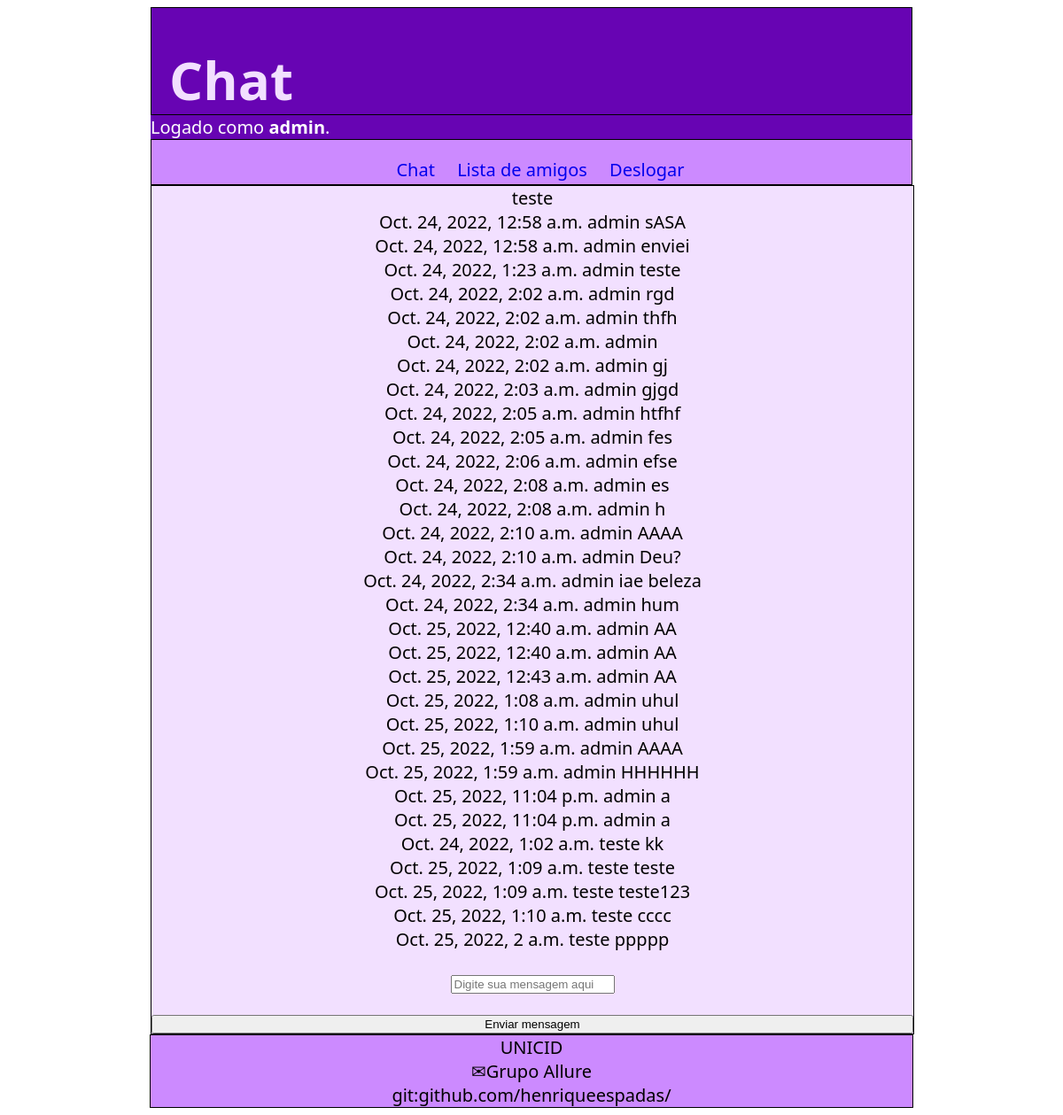
Screenshot of /chat_page/1 (signed in) with the database file from the repository.
### chat_app/models.py (models this page shows)
class User(AbstractUser):
    pass

class Message(models.Model):
    user = models.ForeignKey(
        User, blank=False, on_delete=models.CASCADE, related_name="msg_send"
    )
    receiver = models.ForeignKey(
        User, blank=False, on_delete=models.CASCADE, related_name="msg_receiver"
    )
    message = models.TextField(max_length=100)
    date_time = models.DateTimeField(default=now, editable=False)

### chat_app/views.py (the view)
# urls.py: path("chat_page/<int:userid>", views.chat_page, name="chat_page"),
def chat_page(request, userid):
    receiver = User.objects.get(pk=userid, is_active=True)
    messages = Message.objects.filter(
        Q(user=request.user, receiver=receiver) | Q(user=receiver, receiver=request.user))
    return render(
        request,
        "chat_page.html",
        {
            "receiver": receiver,
            "messages": messages,
        },
    )

### chat_app/templates/chat_page.html (shortened to what this page needs)
{% extends "layout.html" %}
{% block body %}
    <div id="principal">
        <div id = "chat">
            <div id = "chat-box-field">
                <a class="title">{{receiver.username}}</a><br>
                <div id="atualizar">
                    {% for message in messages %}
                        <div class="chat-box" data-id="{{message.id}}">
                            <div>
                                {{ message.date_time }} {{ message.user }} {{ message.message }}
                           </div>
                        </div>
                    {% endfor %}
                </div>
                <form method="post" action = "{% url 'message' %}">
                    <label>
                        <input name= "message" placeholder = "Digite sua mensagem aqui" type = "text">
                    </label>
                    <button class="btn btn-outline-primary" type = "submit" name = "user_id" value = "{{ receiver.id }}">Enviar mensagem</button>
                </form>
            </div>
        </div>
    </div>
{% endblock %}

### chat_app/templates/layout.html (shortened to what this page needs)
{% load static %}
<!DOCTYPE html>
<html lang="en">
    <head>
        <link href="{% static 'css/styles.css' %}" rel="stylesheet">
    </head>
    <body>
        <div id="principal">
            <div id="cabecalho" ><h1>Chat</h1></div>
            <div id="autenticacao">
                {% if user.is_authenticated %}
                    Logado como <strong>{{ user.username }}</strong>.
                {% else %}
                    Usuário Deslogado
                {% endif %}
            </div>
            <div id="menu">
                <ul>
                    <li>
                        <a href="{% url 'index' %}">Chat</a>
                    </li>
                    {% if user.is_authenticated %}
                        <li class="nav-item">
                            <a href="{% url 'interlocutor_selection' %}">Lista de amigos</a>
                        </li>
                        <li >
                            <a href="{% url 'logout' %}">Deslogar</a>
                        </li>
                    {% endif %}
                </ul>
            </div>
        </div>
        {% block body %}
        {% endblock %}
    </body>
    <div id="rodape" align="center">UNICID<br> &#9993;Grupo Allure <br> git:github.com/henriqueespadas/</div>
</html>

### chat_app/static/css/styles.css (style rules this page uses)
body { background: url("../img/leilao.jpg") no-repeat fixed; background-size:20%; background-repeat: repeat; font-family: Calibri, Candara, Segoe, Segoe UI, Optima, Arial, sans-serif; font-size: 20px }
#principal { margin:auto; width: 860px; }
#cabecalho { padding-left: 20px; background-size: 150px; background-position: right; background-color: #6704B3; background-repeat: no-repeat; height:120px; color:#F2E0FF; padding-top:00px; font-size: 30px; border : 1px solid black ; }
#autenticacao { background-color: #6704B3; color:#FFF; }
#menu { border : 1px solid black ; background-color: #CC8AFF; list-style:none; margin:0px; text-align:center; adding-top:-10px; padding-bottom:0px; height:50px; font-size: 20px }
#menu li { display:inline-block; margin-right:20px; }
#menu a { text-align:center; }
form { padding-top: 2vw; display:grid; grid-template-rows: repeat(auto,1fr); grid-template-columns: 1fr; grid-gap: 2vw; font-family: 'Nunito', sans-serif; }
#chat { background-size:100%; background-color: #F2E0FF; margin:auto; width: 860px; text-align: center; border : 1px solid black ; }
#rodape { margin:auto; background-color:#CC8AFF; width: 860px; text-align: center; border : 1px solid black ; }
#menu a:link { text-decoration:none; }

### rows the page displays
User: username "admin"
User: username "teste"
Message: date_time "Oct. 24, 2022, 12:58 a.m.", user "admin", message "sASA"
Message: date_time "Oct. 24, 2022, 12:58 a.m.", user "admin", message "enviei"
Message: date_time "Oct. 24, 2022, 1:23 a.m.", user "admin", message "teste"
Message: date_time "Oct. 24, 2022, 2:02 a.m.", user "admin", message "rgd"
Message: date_time "Oct. 24, 2022, 2:02 a.m.", user "admin", message "thfh"
Message: date_time "Oct. 24, 2022, 2:02 a.m.", user "admin"
Message: date_time "Oct. 24, 2022, 2:02 a.m.", user "admin", message "gj"
Message: date_time "Oct. 24, 2022, 2:03 a.m.", user "admin", message "gjgd"
Message: date_time "Oct. 24, 2022, 2:05 a.m.", user "admin", message "htfhf"
Message: date_time "Oct. 24, 2022, 2:05 a.m.", user "admin", message "fes"
Message: date_time "Oct. 24, 2022, 2:06 a.m.", user "admin", message "efse"
Message: date_time "Oct. 24, 2022, 2:08 a.m.", user "admin", message "es"
Message: date_time "Oct. 24, 2022, 2:08 a.m.", user "admin", message "h"
Message: date_time "Oct. 24, 2022, 2:10 a.m.", user "admin", message "AAAA"
Message: date_time "Oct. 24, 2022, 2:10 a.m.", user "admin", message "Deu?"
Message: date_time "Oct. 24, 2022, 2:34 a.m.", user "admin", message "iae beleza"
Message: date_time "Oct. 24, 2022, 2:34 a.m.", user "admin", message "hum"
Message: date_time "Oct. 25, 2022, 12:40 a.m.", user "admin", message "AA"
Message: date_time "Oct. 25, 2022, 12:40 a.m.", user "admin", message "AA"
Message: date_time "Oct. 25, 2022, 12:43 a.m.", user "admin", message "AA"
Message: date_time "Oct. 25, 2022, 1:08 a.m.", user "admin", message "uhul"
Message: date_time "Oct. 25, 2022, 1:10 a.m.", user "admin", message "uhul"
Message: date_time "Oct. 25, 2022, 1:59 a.m.", user "admin", message "AAAA"
Message: date_time "Oct. 25, 2022, 1:59 a.m.", user "admin", message "HHHHHH"
Message: date_time "Oct. 25, 2022, 11:04 p.m.", user "admin", message "a"
Message: date_time "Oct. 25, 2022, 11:04 p.m.", user "admin", message "a"
Message: date_time "Oct. 24, 2022, 1:02 a.m.", user "teste", message "kk"
Message: date_time "Oct. 25, 2022, 1:09 a.m.", user "teste", message "teste"
Message: date_time "Oct. 25, 2022, 1:09 a.m.", user "teste", message "teste123"
Message: date_time "Oct. 25, 2022, 1:10 a.m.", user "teste", message "cccc"
Message: date_time "Oct. 25, 2022, 2 a.m.", user "teste", message "ppppp"
